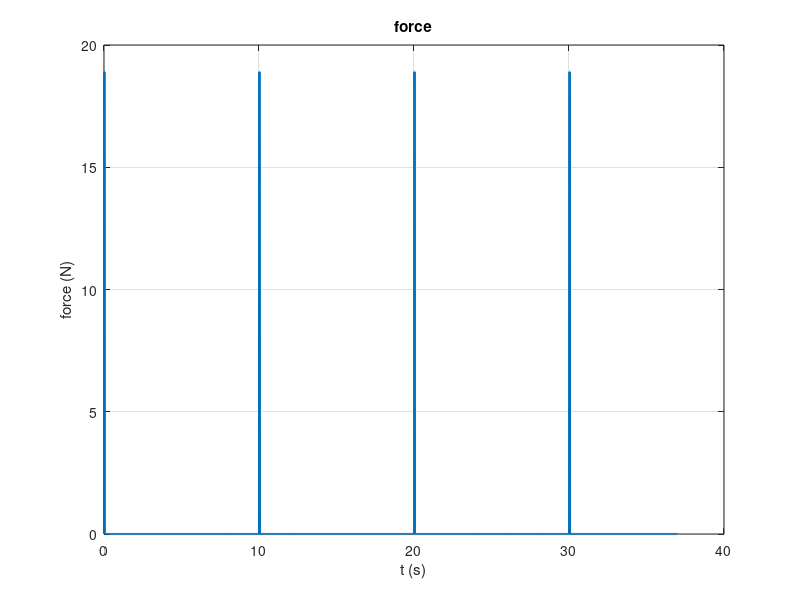

This figure's MATLAB source: (Note: this script raises an error after producing the figure.)
%reapet the estimation of your parameters by assuming proportional damping.
%How many parameters have to be identified? 

% file request: error.m , input_data_impulses
clear all; 
close all; 
clc;
% Load data
load input_data_impulses;

%% set 
%visto che utilizzo solo i dati impulsivi settiamo come variabili globali
global v t x1_disp x2_disp x3_disp;

x1_disp = x1_i ;
x2_disp = x2_i ;
x3_disp = x3_i ;

%% First test with first guest parameters 

% force 
ka=2% [A/V]
kt=0.1 %[Nm/A]
kmp=26.25 %[1/m]
g_v=1.2;
f1=(ka*kt*kmp)*g_v*v; %N
f2= zeros(size(f1));
f3= zeros(size(f1));
f= horzcat(f1,f2,f3);

figure(1)
plot(t,f1,'LineWidth',1.5)
xlabel('t (s)');ylabel('force (N)');
grid
title('force')

% transfer function 
m1=1; %kg
m2=1;
m3=1;

Ts=0.005;

s = tf('s');
%Mass Matrix
M=[m1 0 0;
    0 m2 0;
    0 0 m3];

%Stiffness Matrix
K=[k1 -k1 0;
    -k1 k1+k2 -k2;
    0 -k2 k2+k3];

%proportional Damping Matrix
% C=alpha*[M] + beta*[K]
alpha=1;
beta=1
C = alpha*M + beta*K

%equation of motion in frequency domain
D=M*s^2+C*s+K;
%transfer function 
G = inv(D)
%system simulation 
X = lsim(G,f,t);

% plot output data
figure(1)
plot(t,x1_disp,t,X(:,1))
xlabel('t (s)');ylabel('x (m)');
grid
title('comparision')

% compare
cost_func = 'NRMSE';
fit = goodnessOfFit(X(:,1),x1_disp,cost_func);

%% optimatization
P = [1.5 1.5 1.5 0 0 6];
%P = [m1,m2,m3,alpha,beta,g_v];

%options = optimset('PlotFcns',@optimplotfval);
%opt = fminsearch(@Obj_f_residual,P,options);

A = [];
b = [];
Aeq = [];
beq = [];

lb = [0,0,0,0,0,0];
ub = [2,2,2,10,10,7];

opt = fmincon(@Obj_f_Proportional_residual,P,A,b,Aeq,beq,lb,ub)

%% control 
% force 
ka=2% [A/V]
kt=0.1 %[Nm/A]
kmp=26.25 %[1/m]
g_v= opt(1,6);
f1=(ka*kt*kmp)*g_v*v; %N
f2= zeros(size(f1));
f3= zeros(size(f1));

f= horzcat(f1,f2,f3);

% transfer function 
m1=opt(1,1); %kg
m2=opt(1,2);
m3=opt(1,3);

Ts=0.005;

s = tf('s');
%Mass Matrix
M=[m1 0 0;
    0 m2 0;
    0 0 m3];
%Stiffness Matrix
K=[k1 -k1 0;
    -k1 k1+k2 -k2;
    0 -k2 k2+k3];

%proportional Damping Matrix
alpha = opt(1,4);  %N/s
beta  = opt(1,5);

C = alpha*M + beta*K

D=M*s^2+C*s+K;

%D = [m1*s^2+c1*s+k1     -k1                            0;
%           -k1           m2*s^2+c2*s+k1+k2            -k2;
%            0          -k2                m3*s^2+c3*s+k2+k3]

G = inv(D)

X_opt = lsim(G,f,t);
%% compare
cost_func = 'NRMSE';
fit_opt1 = goodnessOfFit(X_opt(:,1),x1_disp,cost_func);
fit_opt2 = goodnessOfFit(X_opt(:,2),x2_disp,cost_func);
fit_opt3 = goodnessOfFit(X_opt(:,3),x3_disp,cost_func);

% plot output data
figure
plot(t,x1_disp,t,X_opt(:,1))
xlabel('t (s)');ylabel('x1 (m)');
grid
title('comparision opt x1')

figure
plot(t,x2_disp,t,X_opt(:,2))
xlabel('t (s)');ylabel('x2 (m)');
grid
title('comparision opt x2')

figure
plot(t,x3_disp,t,X_opt(:,3))
xlabel('t (s)');ylabel('x3 (m)');
grid
title('comparision opt x3')

%save data 
save('opt_data_impulses_prop.mat', 'opt' )
%P = [m1,m2,m3,alpha,beta,g_v];


